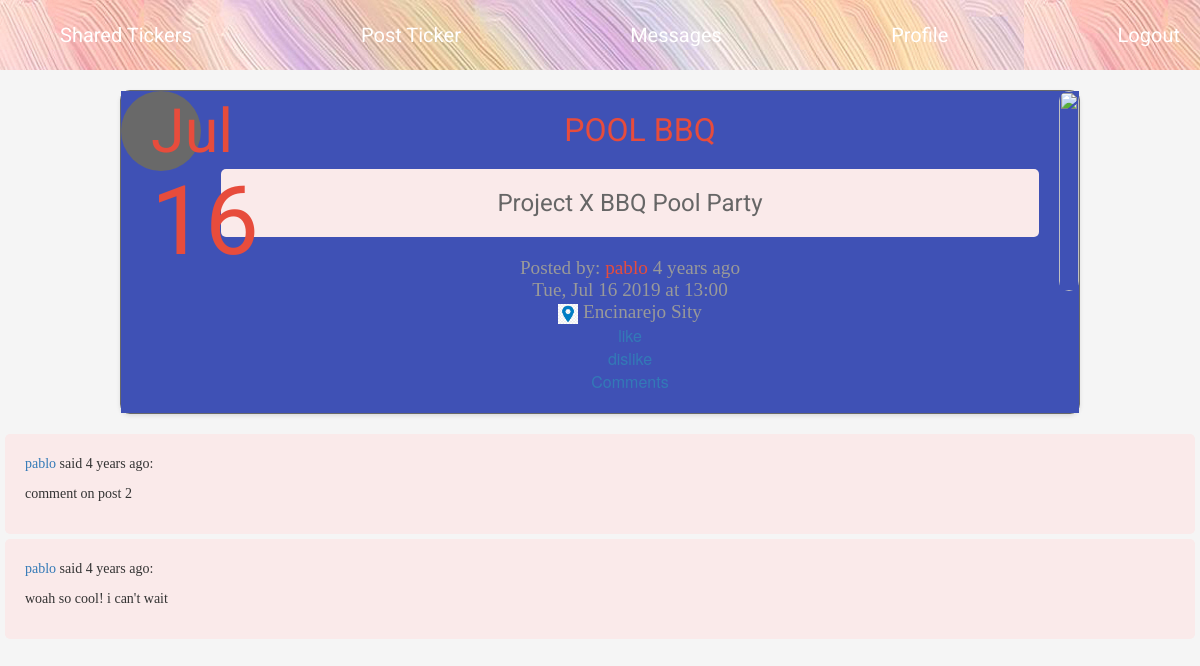
The app's page /post/2 (signed in) with its own data.
### app/models.py (models this page shows, shortened)
class Post(db.Model):
    __tablename__ = 'post'
    id = db.Column(db.Integer, primary_key=True)
    title = db.Column(db.String(25))
    eventphoto = db.Column(db.String(50))
    date = db.Column(db.DateTime)
    time = db.Column(db.DateTime)
    venue = db.Column(db.String(70))
    body = db.Column(db.String(140))
    timestamp = db.Column(db.DateTime, index=True, default=datetime.utcnow)
    user_id = db.Column(db.Integer, db.ForeignKey('user.id'))
    userlist = db.relationship('UserList', backref='event_interested', lazy='dynamic')
    comments = db.relationship('Comment', backref='post', lazy='dynamic')

class User(UserMixin, db.Model):
    __tablename__ = 'user'
    id = db.Column(db.Integer, primary_key=True)
    username = db.Column(db.String(64), index=True, unique=True)
    email = db.Column(db.String(120), index=True, unique=True)
    password_hash = db.Column(db.String(128))
    profilepic = db.Column(db.String(50))
    posts = db.relationship('Post', backref='author', lazy='dynamic')
    about_me = db.Column(db.String(200))
    last_seen = db.Column(db.DateTime, default=datetime.utcnow)
    followed = db.relationship(
        'User', secondary=followers,
        primaryjoin=(followers.c.follower_id == id),
        secondaryjoin=(followers.c.followed_id == id),
        backref=db.backref('followers', lazy='dynamic'), lazy='dynamic')
    messages_sent = db.relationship('Message',foreign_keys='Message.sender_id',backref='author', lazy='dynamic')
    messages_received = db.relationship('Message',foreign_keys='Message.recipient_id',backref='recipient', lazy='dynamic')
    last_message_read_time = db.Column(db.DateTime)
    notifications = db.relationship('Notification', backref='user',lazy='dynamic')
    def new_messages(self):
        last_read_time = self.last_message_read_time or datetime(1900, 1, 1)
        return Message.query.filter_by(recipient=self).filter(
            Message.timestamp > last_read_time).count()

class Comment(db.Model):
    __tablename__="comments"
    id = db.Column(db.Integer, primary_key=True)
    post_id = db.Column(db.Integer, db.ForeignKey('post.id'))
    username = db.Column(db.String(20))
    body = db.Column(db.String(300))
    timestamp = db.Column(db.DateTime, index=True, default=datetime.utcnow)

### certi-working.py (the view)
@app.route("/post/<post_id>")
@login_required
def post(post_id):
    post = Post.query.get_or_404(post_id)
    comments = post.comments.order_by(Comment.timestamp.desc())
    return render_template('showEvent.html', post=post, comments=comments)

### app/models.py (called while the page is built)
@login.user_loader
def load_user(id):
    return User.query.get(int(id))

### certi-working.py (called while the page is built)
@app.before_request
def before_request():
    if current_user.is_authenticated:
        current_user.last_seen = datetime.utcnow()
        db.session.commit()

### app/templates/showEvent.html (shortened to what this page needs)
<head>
  <link rel="stylesheet" href="{{ url_for('static', filename='css/style.css') }}"/>
</head>
{% extends "base.html" %}
{% block app_content %}
{% if post %}
  {% include '_post.html' %}
{% endif %}
{% if comments %}
  {% for c in comments %}
  <div class="event-description" width="70%">
    <p>
      <a class="link" href="{{ url_for('user', username=c.username) }}">{{ c.username }}</a>
      said {{ moment(c.timestamp).fromNow() }}:
    </p>
    <p>{{ c.body }}</p>
  </div>
  {% endfor %}
{% endif %}
{% endblock %}

### app/templates/_post.html (shortened to what this page needs)
<html>
<head>
  <link rel="stylesheet" href="{{ url_for('static', filename='css/style.css') }}"/>
  <link rel="stylesheet" href="{{ url_for('static', filename='css/style.css') }}"/>
</head>
<body>
  <div class="post">
    <table>
      <tr class="date">
        <td class="fondo">
          <p class="event-month" style="color: #e74c3c">{{ post.date.strftime("%b") }}</p>
          <p class="event-day" style="color: #e74c3c">{{ post.date.strftime("%d") }}</p>
        </td>
        <td class="event">
          <a href="{{ url_for('post', post_id=post.id) }}" class="event-name" style="color: #e74c3c">
            {{ post.title }}
          </a>
          <br>
          <div class="event-description">
            {{ post.body }}
          </div>
          <div class="event-info">
            Posted by:
            <a class="link" href="{{ url_for('user', username=post.author.username) }}" style="color: #e74c3c">
              {{ post.author.username }}
            </a>
            {{ moment(post.timestamp).fromNow() }}
            <br>
            {{ post.date.strftime("%a, %b %d %Y") }}
            at {{ post.time.strftime("%H:%M") }}
            <br>
            <img src="../static/images/location.png" height="20px" style="color: #e74c3c">
            {{ post.venue }}
          </div>
        {% if post.author.username != current_user.username %}
        <a class="link" href="{{ url_for('like', post_id=post.id, user_id=current_user.id) }}">like</a>
        <br>
        <a class="link" href="{{ url_for('dislike', post_id=post.id, user_id=current_user.id) }}">dislike</a>
        <br>
        {% endif %}
        <a class="link" href="{{ url_for('comment', post_id=post.id)}}">Comments</a>
      </td>
      <td class="event-photo">
        <img src="{{ post.eventphoto }}">
      </td>
    </tr>
  </table>
</div>

### app/static/css/style.css (style rules this page uses)
body { font-family: "Helvetica Neue", sans-serif; color: #333; background-color: #f5f5f5; }
.post { max-width: 1200px; margin: 0 auto; background-color: #fff; box-shadow: 0 2px 4px rgba(0, 0, 0, 0.1); }
.post .date { background-color: #3f51b5; color: #fff; text-align: center; }
.post .date .fondo { width: 80px; height: 80px; border-radius: 50%; display: inline-block; vertical-align: middle; line-height: 80px; font-size: 1.5em; }
.post .date .event { padding: 20px; vertical-align: top; }
.post .date .event .event-name { font-size: 2em; font-family: "Roboto", sans-serif; color: #333; text-decoration: none; }
.post .date .event .event-description { font-size: 1.5em; font-family: "Roboto", cursive; color: #666; margin: 20px 0; }
.post .date .event .event-info { font-size: 1.2em; color: #999; }
.post .date .event .event-info .link { color: #95b8d5; }
.post .date .event-photo { width: 300px; vertical-align: top; }
.post .date .event-photo img { width: 100%; }
.event { padding-left: 20px; width: 100%; }
.event-name { font-family: 'Roboto'; color: #C581CC; font-size: 40px; padding-left: 20px; }
.event-month { color: #CF98C2; font-size: 61px; font-family: 'Roboto'; }
.event-day { font-size: 96px; text-align: center; font-family: 'Roboto'; color: white; margin-bottom: 0; }
.event-description { background-color: #FAEAEA; border-radius: 5px; padding: 20px; font-family: "sans-serif"; margin: 5px; }
.event-photo { align: right; }
.event-photo img { height: 200px; width: 200px; border-radius: 10px; object-fit: cover; }
.event-info { font-family: "sans-serif"; font-size: 12px; }
.fondo { background-color: dimgrey; border-radius: 4px; padding: 0 30px; }
table .date { padding: 0 30px; }
.post { border: 1px solid dimgrey; border-radius: 10px; width: 80%; margin: 20px auto; }

### records on screen
Post: date "Jul", date "16", title "POOL BBQ", body "Project X BBQ Pool Party", timestamp "4 years ago", date "Tue, Jul 16 2019", time "13:00", venue "Encinarejo Sity"
User: author.username "pablo"
Comment: username "pablo", timestamp "4 years ago", body "comment on post 2"
Comment: username "pablo", timestamp "4 years ago", body "woah so cool! i can't wait"
